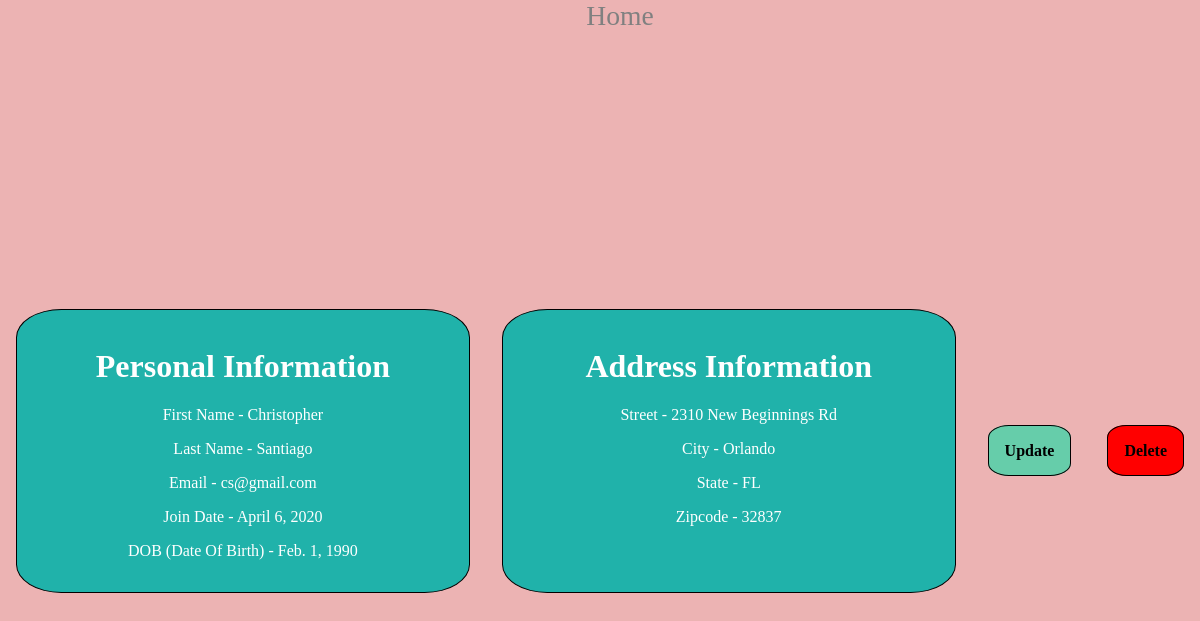
/1/ (signed in), run on an earlier commit of the app's database.
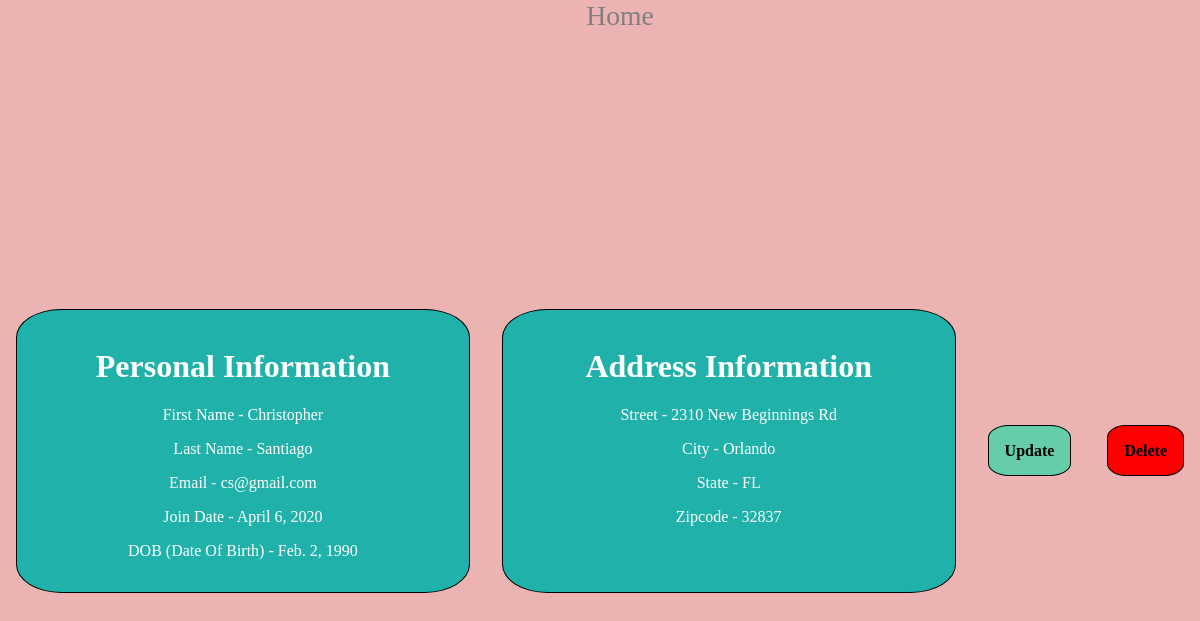
And on a later commit of the database.
### entry/models.py (models this page shows, shortened)
class Entry(models.Model):
    user = models.ForeignKey(User, on_delete=models.CASCADE, related_name='entries')
    male = 'male'
    female = 'female'
    GENDER_CHOICES = [
        (male, 'male'),
        (female, 'female')
    ]
    FLORIDA = 'FL'
    COLORADO = 'CO'
    ARIZONA = 'AZ'
    STATE_CHOICES = [
        (FLORIDA, 'Florida'),
        (COLORADO, 'Colorado'),
        (ARIZONA, 'Arizona')
    ]
    first_name = models.CharField(max_length=20)
    last_name = models.CharField(max_length=20)
    email = models.EmailField()
    join_date = models.DateField(auto_now_add=True)
    gender = models.CharField(max_length = 10, choices=GENDER_CHOICES)
    D_O_B = models.DateField()
    street = models.CharField(max_length=30)
    city = models.CharField(max_length=25)
    state = models.CharField(max_length=2, choices=STATE_CHOICES)
    zipcode = models.PositiveIntegerField()

### entry/views.py (the view)
# urls.py: path('<int:id>/', login_required(EntryDetailView.as_view()), name='entry-detail'),
class EntryDetailView(DetailView):
    template_name = 'entries/entry_detail.html'
    def get_object(self):
        id_ = self.kwargs.get("id")
        return get_object_or_404(Entry, id=id_)

### entry/templates/entries/entry_detail.html (shortened to what this page needs)
{% extends 'base.html' %}
{% block content %}
<div class="container">
    <div class="flex-item">
        <h1>Personal Information</h1>
        <p>First Name - {{object.first_name}}</p>
        <p>Last Name - {{object.last_name}}</p>
        <p>Email - {{object.email}}</p>
        <p>Join Date - {{object.join_date}}</p>
        <p>DOB (Date Of Birth) - {{object.D_O_B}}</p>
    </div>
    <div class="flex-item">
        <h1>Address Information</h1>
        <p>Street - {{object.street}}</p>
        <p>City - {{object.city}}</p>
        <p>State - {{object.state}}</p>
        <p>Zipcode - {{object.zipcode}}</p>
    </div>
    <div>
        <a href="{% url 'entry:entry-update' object.id %}" class='update'>Update</a>
        <a href="{%url 'entry:entry-delete' object.id%}" class='delete'>Delete</a>
    </div>
</div>
{% endblock %}

### templates/base.html (shortened to what this page needs)
{% load static %}
<html lang="en">
<head>
    <link rel="stylesheet" type='text/css' href="{% static 'CSS/main.css' %}" >
</head>
<body>
    {% include 'navbar.html' %}
    {% block content %}
    {% endblock %}
</body>
</html>

### templates/navbar.html
{% load static %}
<nav class='nav-bar'>
    <ul>
        <li><a href="{% url 'entry:entry-list' %}">Home</a></li>
    </ul>
</nav>

### static/CSS/main.css (style rules this page uses)
html, body { height: 100%; }
body { margin:0; background-color: rgb(236, 179, 179); }
.container { display: flex; justify-content: center; align-content: center; height: 100%; align-items: center; }
p { text-align: center; font-size: 1em; }
.flex-item { color: white; padding:1em; margin:1em; flex:1; border: 1px solid black; background-color: lightseagreen; border-radius: 10%; text-align: center; }
a { text-decoration: none; padding:1em; margin: 1em; color:blue; }
a.delete { color:black; width:200px; height:100px; font-weight: bold; background-color: red; border: 1px solid black; border-radius: 25%; align-self: flex-end; }
a.update { color:black; width:200px; height:100px; font-weight: bold; background-color: mediumaquamarine; border: 1px solid black; border-radius: 25%; }
.nav-bar * { text-decoration: none; font-size: 1.2em; list-style-type: none; color:grey; text-align: center; }

What changed in the data, as far as the page shows it:
changed Entry "Christopher": D_O_B "Feb. 1, 1990" → "Feb. 2, 1990"
